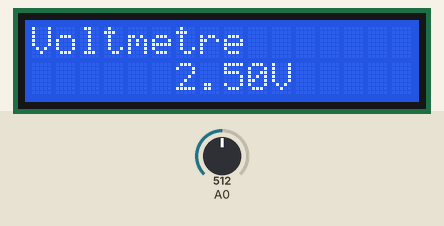
A sketch run on a simulated Arduino Uno, built with avr-gcc and run on an emulated ATmega328P. On the bench: 16×2 character LCD. Inputs (shaded band) come from the test bench; at power-on: A0 = 512.

Above: at 1.2 s.
1.3 s: A0 set to 716
At 2.0 s:
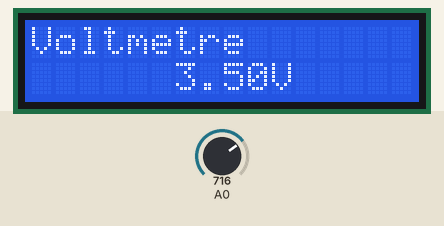
3.0 s: A0 set to 900
At 3.5 s:
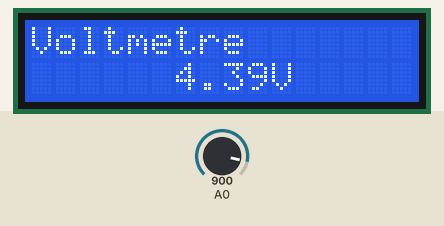
4.5 s: A0 set to 1023
At 4.9 s:
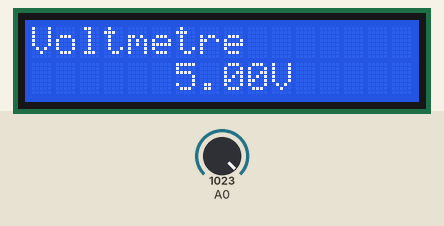
Timing chart, 0 to 7.5 s (numbered marks = the images above; inputs shaded):
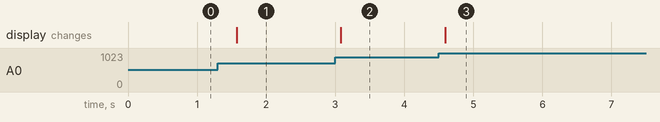

Measured:
- after the input at 1.3 s, the display: changes after 0.27 s (image 1)
- after the input at 3.0 s, the display: changes after 0.08 s (image 2)
- after the input at 4.5 s, the display: changes after 0.09 s (image 3)

The sketch:

tp4.ino
```cpp
#define PASVOLT (float)(5.0F / 1024.0F)
#include <LiquidCrystal.h>

// initialize the library by associating any needed LCD interface pin
// with the arduino pin number it is connected to
const int rs = 12, en = 11, d4 = 5, d5 = 4, d6 = 3, d7 = 2;
LiquidCrystal lcd(rs, en, d4, d5, d6, d7);

void setup() {
  Serial.begin(9600);
  lcd.begin(16, 2);
  lcd.print("Voltmetre");
}

void loop() {
  unsigned int palier=analogRead(A0);
  float valeurMesure=palier*PASVOLT;
  lcd.setCursor(6, 1);
  lcd.print("          ");
   lcd.setCursor(6, 1);
  lcd.print(valeurMesure);
  lcd.print("V");
  delay(500);
}
```
